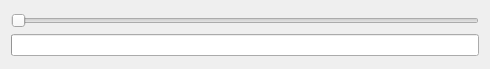
<?xml version="1.0" encoding="UTF-8"?>
<ui version="4.0">
 <class>Widget</class>
 <widget class="QWidget" name="Widget">
  <property name="geometry">
   <rect>
    <x>0</x>
    <y>0</y>
    <width>490</width>
    <height>69</height>
   </rect>
  </property>
  <property name="windowTitle">
   <string>Widget</string>
  </property>
  <layout class="QVBoxLayout" name="verticalLayout_2">
   <item>
    <layout class="QVBoxLayout" name="verticalLayout">
     <item>
      <widget class="QSlider" name="horizontalSlider">
       <property name="orientation">
        <enum>Qt::Horizontal</enum>
       </property>
      </widget>
     </item>
     <item>
      <widget class="QProgressBar" name="progressBar"/>
     </item>
    </layout>
   </item>
  </layout>
 </widget>
 <resources/>
 <connections/>
</ui>
